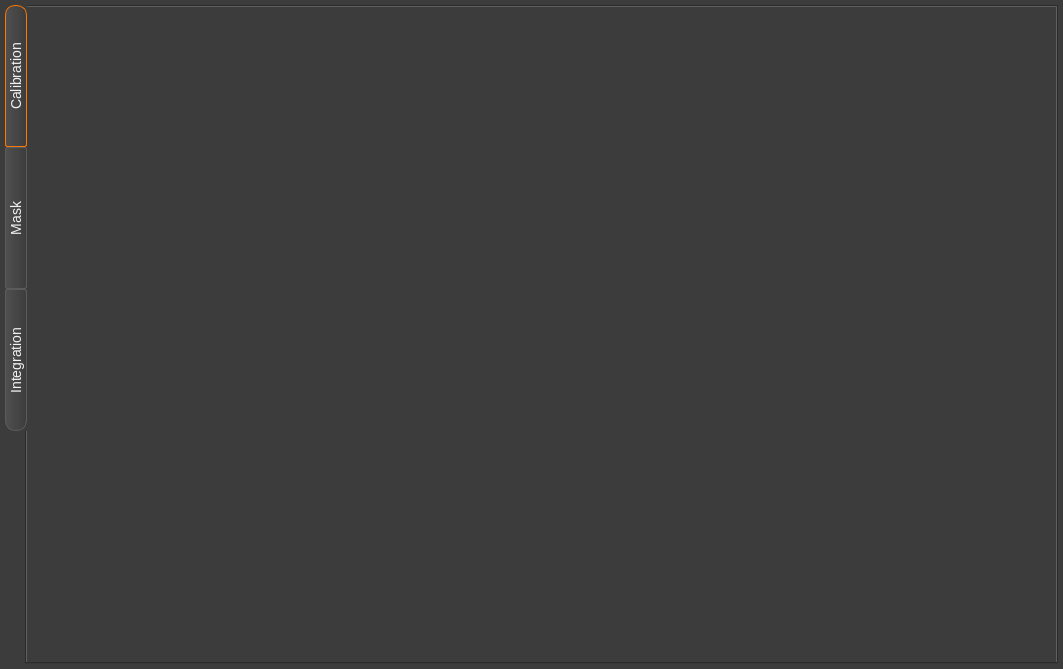
<?xml version="1.0" encoding="UTF-8"?>
<ui version="4.0">
 <class>mainView</class>
 <widget class="QWidget" name="mainView">
  <property name="geometry">
   <rect>
    <x>0</x>
    <y>0</y>
    <width>1063</width>
    <height>669</height>
   </rect>
  </property>
  <property name="windowTitle">
   <string>Form</string>
  </property>
  <property name="styleSheet">
   <string notr="true">#mainView, #calibration_tab, #mask_tab, #integration_tab {  
     background: #3C3C3C;      
	border: 5px solid #3C3C3C;
 }  

QTabWidget::tab-bar{ 
	alignment: center;
}

QWidget{
	color: #F1F1F1;
}


QTabBar::tab:left, QTabBar::tab:right {  
     background: qlineargradient(spread:pad, x1:1, y1:0, x2:0, y2:0, stop:0 #3C3C3C, stop:1 #505050);
     border: 1px solid  #5B5B5B;  
	font: normal 14px;
	color: #F1F1F1;
     border-radius:2px;
	
    padding: 0px;
     width: 20px;  
    min-height:140px;
 }  


QTabBar::tab::top, QTabBar::tab::bottom {  
     background: qlineargradient(spread:pad, x1:0, y1:1, x2:0, y2:0, stop:0 #3C3C3C, stop:1 #505050);
     border: 1px solid  #5B5B5B;  
	border-right: 0px solid white;
	  color: #F1F1F1; 
    font: normal 11px;
     border-radius:2px;
     min-width: 80px;  
    height: 19px;
    padding: 0px;
     margin-top: 1px ;
	margin-right: 1px;
 }  
QTabBar::tab::left:last, QTabBar::tab::right:last{
    border-bottom-left-radius: 10px;
    border-bottom-right-radius: 10px;
}
QTabBar::tab:left:first, QTabBar::tab:right:first{
    border-top-left-radius: 10px;
    border-top-right-radius: 10px;
}

QTabWidget, QTabWidget::tab-bar,  QTabWidget::panel, QWidget{  
     background: #3C3C3C;      
 }  

QTabWidget::tab-bar {
	alignment: center;
}

 QTabBar::tab:hover {  
     border: 1px solid #ADADAD;  
 }  
   
 QTabBar:tab:selected{  

	background: qlineargradient(
        x1: 0, y1: 1, 
        x2: 0, y2: 0,
        stop: 0 #727272, 
        stop: 1 #444444
    );
     border:1px solid  rgb(255, 120,00);/*#ADADAD; */ 
}

QTabBar::tab:bottom:last, QTabBar::tab:top:last{
    border-top-right-radius: 10px;
    border-bottom-right-radius: 10px;
}
QTabBar::tab:bottom:first, QTabBar::tab:top:first{
    border-top-left-radius: 10px;
    border-bottom-left-radius: 10px;
}
 QTabBar::tab:top:!selected {  
    margin-top: 1px;
    padding-top:1px;
 }  
QTabBar::tab:bottom:!selected{
	margin-bottom: 1px;
    padding-bottom:1px;
}

QGraphicsView {
	border-style: none;
}

 QLabel , QCheckBox, QGroupBox, QRadioButton, QListWidget::item, QPushButton, QToolBox::tab, QSpinBox, QDoubleSpinBox , QComboBox{  
     color: #F1F1F1; 
    font-size: 12px;
 }  
 QCheckBox{  
     border-radius: 5px;  
 }  
 QRadioButton, QCheckBox {  
     font-weight: normal;  
	height: 15px;
 }  
 
 QLineEdit  {  
     border-radius: 2px;  
     background: #F1F1F1;  
     color: black;  
	height: 18 px;
 }  

QLineEdit::focus{
	border-style: none;
     border-radius: 2px;  
     background: #F1F1F1;  
     color: black;  
}

QLineEdit:disabled, QSpinBox:disabled, QDoubleSpinBox:disabled{
	color:rgb(148, 148, 148)
}
QSpinBox, QDoubleSpinBox {
	background-color:  #F1F1F1;	
	color: black;
	margin-left: -15px;
	margin-right: -2px;
	height: 30px;
}

QComboBox QAbstractItemView{
	background: #2D2D30;
	color: #F1F1F1;
	selection-background-color: rgba(221, 124, 40, 120);
	border-radius: 5px;

}

QComboBox:!editable {
    margin-left: 1px;
    padding-left: 10px;
    height: 23px;
    background-color: #3C3C3C;
}

QComboBox::item{
    background-color: #3C3C3C;
}

QComboBox::item::selected {
    background-color: #505050;
}
QToolBox::tab:QToolButton{
    background: qlineargradient(spread:pad, x1:0, y1:1, x2:0, y2:0, stop:0 #3C3C3C, stop:1 #505050);
     border: 1px solid  #5B5B5B;  

     border-radius:2px;
     padding-right: 10px;  
    
      color: #F1F1F1; 
    font-size: 12px;
    padding: 3px;
}
QToolBox::tab:QToolButton{
    background: qlineargradient(spread:pad, x1:0, y1:1, x2:0, y2:0, stop:0 #3C3C3C, stop:1 #505050);
     border: 1px solid  #5B5B5B;  

     border-radius:2px;
     padding-right: 10px;  
    
      color: #F1F1F1; 
    font-size: 12px;
    padding: 3px;
}
  
QPushButton{  
	 color: #F1F1F1;
     background: qlineargradient(spread:pad, x1:0, y1:0, x2:0, y2:1, stop:0 #323232, stop:1 #505050);
     border: 1px solid #5B5B5B;
     border-radius: 5px; 
     padding-left: 8px;
height: 18px;
    padding-right: 8px;   
 }  
QPushButton:pressed{
		margin-top: 2px;
		margin-left: 2px;	
}
QPushButton::disabled{
}

QPushButton::hover{  
     border:1px solid #ADADAD; 
 }  
 

QPushButton::checked{
	background: qlineargradient(
        x1: 0, y1: 1, 
        x2: 0, y2: 0,
        stop: 0 #727272, 
        stop: 1 #444444
    );
     border:1px solid  rgb(255, 120,00);
}

QPushButton::focus {
	outline: None;
}
 QGroupBox {  
     border: 1px solid #ADADAD;  
     border-radius: 4px;  
     margin-top: 7px;  
     padding: 0px  
 }  
 QGroupBox::title {  
      subcontrol-origin: margin;  
      left: 20px  
  }

QSplitter::handle:hover {
	background: #3C3C3C;
 }


QGraphicsView{
	border-style: none;
}

 QScrollBar:vertical {
      border: 2px solid #3C3C3C;
      background: qlineargradient(spread:pad, x1:1, y1:0, x2:0, y2:0, stop:0 #323232, stop:1 #505050);
      width: 12px;
      margin: 0px 0px 0px 0px;
  }
  QScrollBar::handle:vertical {
      background: qlineargradient(spread:pad, x1:0, y1:0, x2:1, y2:0, stop:0 #969696, stop:1 #CACACA);
	 border-radius: 3px;
      min-height: 20px;
	padding: 15px;
  }
  QScrollBar::add-line:vertical {
      border: 0px solid grey;
      height: 0px;
  }

  QScrollBar::sub-line:vertical {
      border: 0px solid grey;
      height: 0px;
  }
  QScrollBar::add-page:vertical, QScrollBar::sub-page:vertical {
      background: none;
  }

QDockWidget::title {
     background: qlineargradient(spread:pad, x1:0, y1:1, x2:0, y2:0, stop:0 #3C3C3C, stop:1 #505050);	
	 border: 1px solid  #5B5B5B;  

     border-radius:2px;
     padding: 2px;
	margin: 0px;
}



</string>
  </property>
  <layout class="QGridLayout" name="gridLayout">
   <property name="margin">
    <number>5</number>
   </property>
   <item row="0" column="0">
    <widget class="QTabWidget" name="tabWidget">
     <property name="styleSheet">
      <string notr="true"/>
     </property>
     <property name="tabPosition">
      <enum>QTabWidget::West</enum>
     </property>
     <property name="tabShape">
      <enum>QTabWidget::Rounded</enum>
     </property>
     <property name="currentIndex">
      <number>0</number>
     </property>
     <property name="elideMode">
      <enum>Qt::ElideLeft</enum>
     </property>
     <widget class="QWidget" name="calibration_tab">
      <attribute name="title">
       <string>Calibration</string>
      </attribute>
     </widget>
     <widget class="QWidget" name="mask_tab">
      <attribute name="title">
       <string>Mask</string>
      </attribute>
     </widget>
     <widget class="QWidget" name="integration_tab">
      <attribute name="title">
       <string>Integration</string>
      </attribute>
     </widget>
    </widget>
   </item>
  </layout>
 </widget>
 <resources/>
 <connections/>
</ui>
